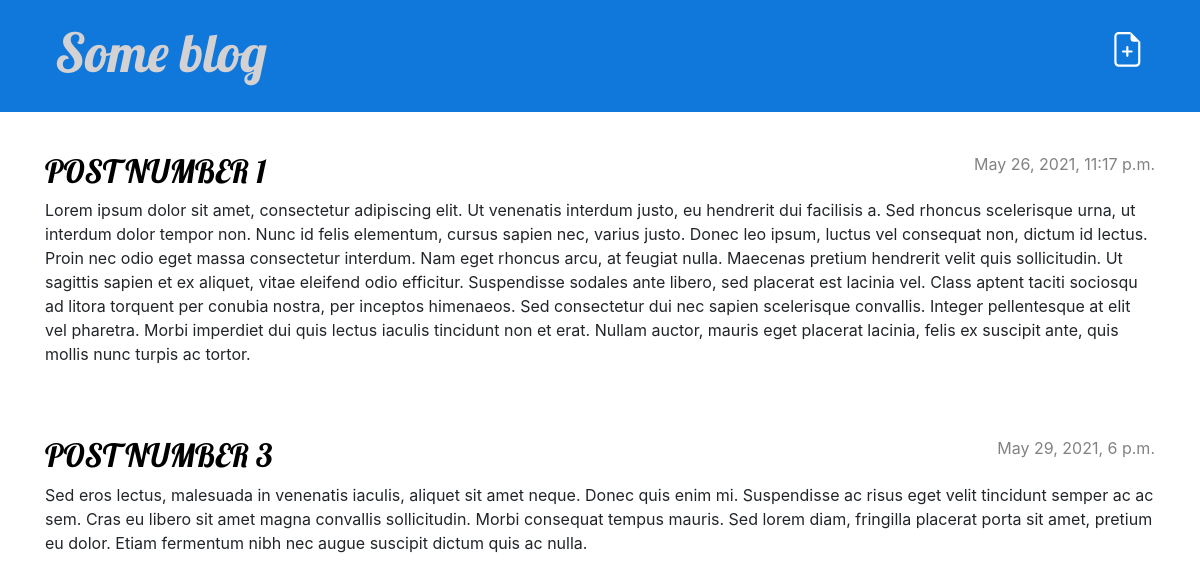
Before: / with the older database file.
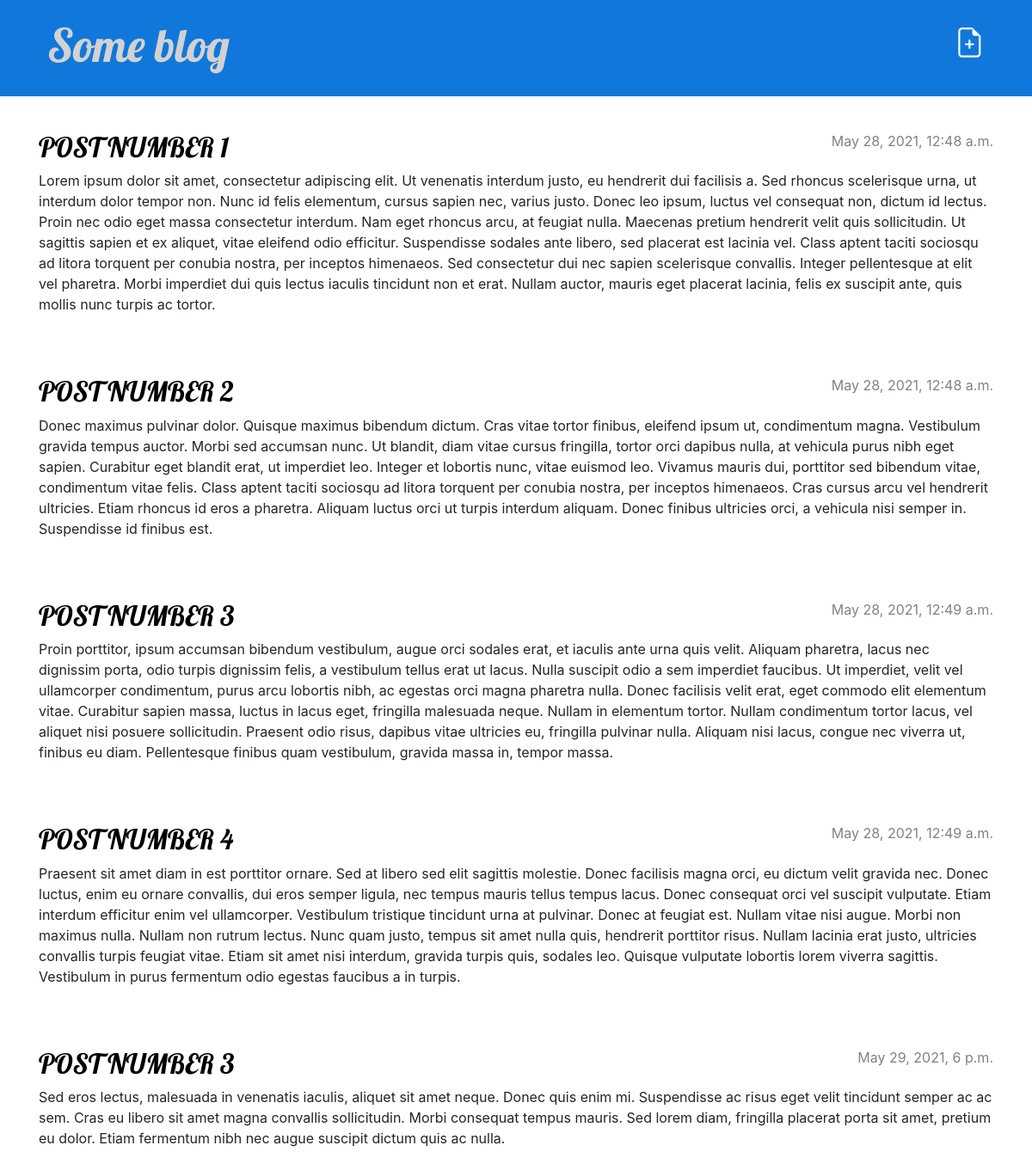
After: the same page with the newer database file.
### blog/models.py (models this page shows, shortened)
class Post(models.Model):
    author = models.ForeignKey(
        settings.AUTH_USER_MODEL, on_delete=models.CASCADE)
    title = models.CharField(max_length=200)
    text = models.TextField()
    created_date = models.DateTimeField(default=timezone.now)
    published_date = models.DateTimeField(blank=True, null=True)

### blog/views.py (the view)
# urls.py: path('', views.post_list, name='post_list'),
def post_list(request):
    posts = Post.objects.filter(
        published_date__lte=timezone.now()).order_by('published_date')
    return render(request, 'blog/post_list.html', {'posts': posts})

### blog/templates/blog/post_list.html
{% extends 'blog/base.html' %}
{% block content %}
{% for post in posts %}
<article class="post">
    <time class="date">
        {{ post.published_date }}
    </time>
    <h2><a href="{% url 'post_detail' pk=post.pk %}">{{ post.title }}</a></h2>
    <p>{{ post.text|linebreaksbr }}</p>
</article>
{% endfor %}
{% endblock %}

### blog/templates/blog/base.html (shortened to what this page needs)
{% load static %}
<!DOCTYPE html>
<html>
<head>
    <link rel="stylesheet" href="https://cdn.jsdelivr.net/npm/bootstrap@4.5.3/dist/css/bootstrap.min.css"
>
    <link rel="stylesheet" href="{% static 'css/blog.css' %}">
</head>
<body>
    <header class="page-header">
        <div class="container">
            <a href="{% url 'post_new' %}" class="top-menu">
            </a>
            <h1><a href="/">Some blog</a></h1>
        </div>
    </header>
    <main class="content container">
        <div class="row">
            <div class="col">
                {% block content %}
                {% endblock %}
            </div>
        </div>
    </main>
</body>
</html>

### blog/static/css/blog.css (style rules this page uses)
.page-header { background-color: #1078da; margin-top: 0; margin-bottom: 40px; padding: 20px 20px 20px 40px; }
.page-header h1, .page-header h1 a, .page-header h1 a:visited, .page-header h1 a:active { color: #d3d1d1; font-size: 40pt; text-decoration: none; }
h1, h2, h3, h4 { font-family: 'Lobster', cursive; }
.date { color: #828282; }
.top-menu, .top-menu:hover, .top-menu:visited { color: #ffffff; float: right; font-size: 26pt; margin-right: 20px; }
.post { margin-bottom: 70px; }
.post h2 a, .post h2 a:visited { color: #000000; }
.post > .date, .post > .actions { float: right; }

Changed rows visible on the page:
changed Post "POST NUMBER 1": published_date "May 26, 2021, 11:17 p.m." → "May 28, 2021, 12:48 a.m."
added Post: published_date "May 28, 2021, 12:48 a.m.", title "POST NUMBER 2", text "Donec maximus pulvinar dolor. Quisque maximus bibendum dictum. Cras vitae tortor finibus, eleifend ipsum ut, condimentum magna. Vestibulum gravida tempus auctor. Morbi sed accumsan nunc. Ut blandit, diam vitae cursus fringilla, tortor orci dapibus nulla, at vehicula purus nibh eget sapien. Curabitur eget blandit erat, ut imperdiet leo. Integer et lobortis nunc, vitae euismod leo. Vivamus mauris dui, porttitor sed bibendum vitae, condimentum vitae felis. Class aptent taciti sociosqu ad litora torquent per conubia nostra, per inceptos himenaeos. Cras cursus arcu vel hendrerit ultricies. Etiam rhoncus id eros a pharetra. Aliquam luctus orci ut turpis interdum aliquam. Donec finibus ultricies…"
added Post: published_date "May 28, 2021, 12:49 a.m.", title "POST NUMBER 3", text "Proin porttitor, ipsum accumsan bibendum vestibulum, augue orci sodales erat, et iaculis ante urna quis velit. Aliquam pharetra, lacus nec dignissim porta, odio turpis dignissim felis, a vestibulum tellus erat ut lacus. Nulla suscipit odio a sem imperdiet faucibus. Ut imperdiet, velit vel ullamcorper condimentum, purus arcu lobortis nibh, ac egestas orci magna pharetra nulla. Donec facilisis velit erat, eget commodo elit elementum vitae. Curabitur sapien massa, luctus in lacus eget, fringilla malesuada neque. Nullam in elementum tortor. Nullam condimentum tortor lacus, vel aliquet nisi posuere sollicitudin. Praesent odio risus, dapibus vitae ultricies eu, fringilla pulvinar nulla. Aliquam…"
added Post: published_date "May 28, 2021, 12:49 a.m.", title "POST NUMBER 4", text "Praesent sit amet diam in est porttitor ornare. Sed at libero sed elit sagittis molestie. Donec facilisis magna orci, eu dictum velit gravida nec. Donec luctus, enim eu ornare convallis, dui eros semper ligula, nec tempus mauris tellus tempus lacus. Donec consequat orci vel suscipit vulputate. Etiam interdum efficitur enim vel ullamcorper. Vestibulum tristique tincidunt urna at pulvinar. Donec at feugiat est. Nullam vitae nisi augue. Morbi non maximus nulla. Nullam non rutrum lectus. Nunc quam justo, tempus sit amet nulla quis, hendrerit porttitor risus. Nullam lacinia erat justo, ultricies convallis turpis feugiat vitae. Etiam sit amet nisi interdum, gravida turpis quis, sodales leo.…"
